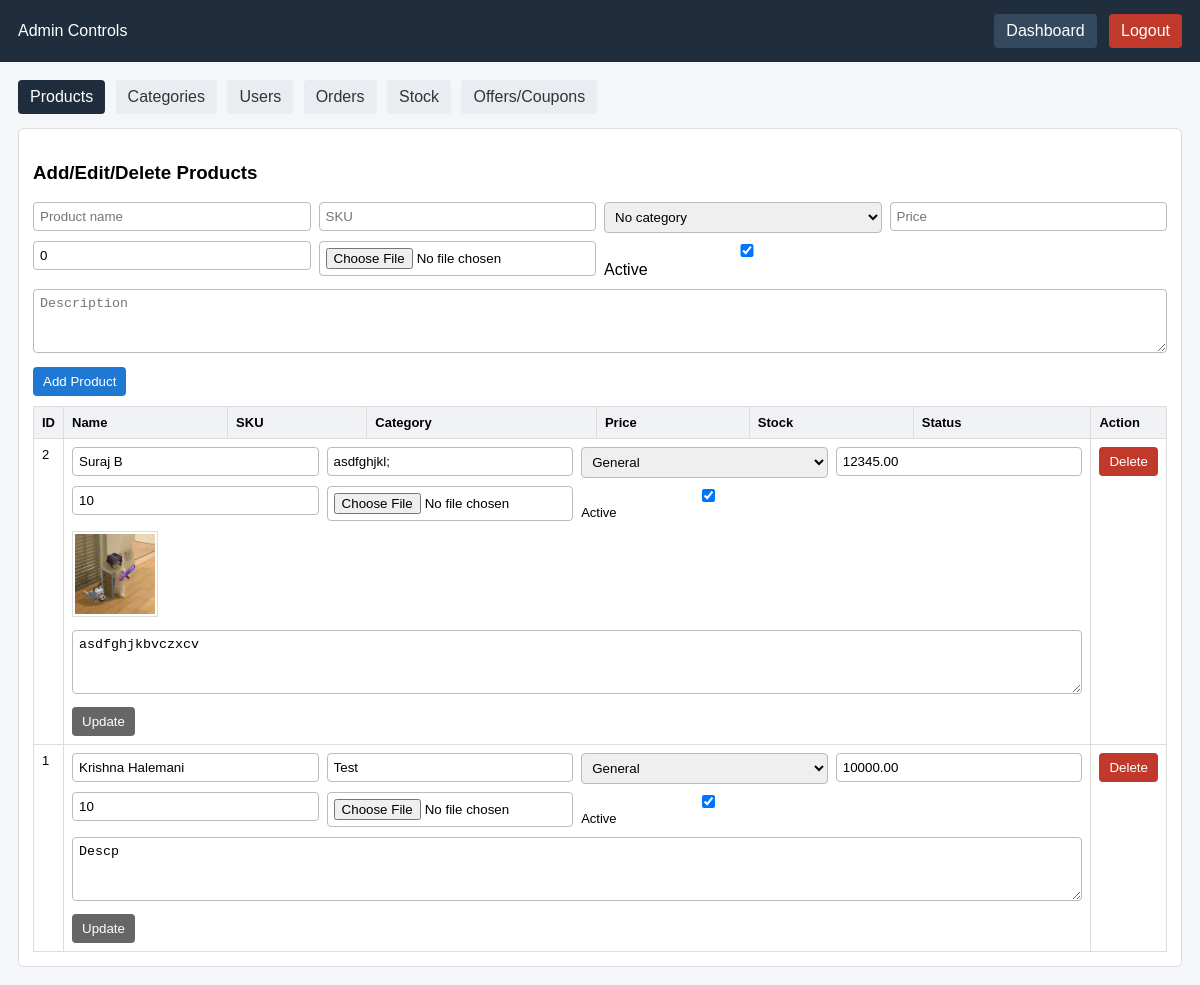
The page /admin/controls.php (signed in) on the database its author committed.
### tables this page shows
CREATE TABLE `products` (
  `id` int(10) UNSIGNED NOT NULL,
  `category_id` int(10) UNSIGNED DEFAULT NULL,
  `name` varchar(180) NOT NULL,
  `sku` varchar(80) NOT NULL,
  `image_path` varchar(255) DEFAULT '',
  `description` text DEFAULT NULL,
  `price` decimal(10,2) NOT NULL DEFAULT 0.00,
  `stock_qty` int(11) NOT NULL DEFAULT 0,
  `is_active` tinyint(1) NOT NULL DEFAULT 1,
  `created_at` timestamp NOT NULL DEFAULT current_timestamp(),
  `updated_at` timestamp NOT NULL DEFAULT current_timestamp() ON UPDATE current_timestamp()
);

CREATE TABLE `categories` (
  `id` int(10) UNSIGNED NOT NULL,
  `name` varchar(120) NOT NULL,
  `slug` varchar(140) NOT NULL,
  `is_active` tinyint(1) NOT NULL DEFAULT 1,
  `created_at` timestamp NOT NULL DEFAULT current_timestamp()
);

### admin/common.php (called while the page is built, shortened)
<?php
function admin_h(string $value): string
{
    return htmlspecialchars($value, ENT_QUOTES, 'UTF-8');
}

### admin/controls.php (the view, shortened to what this page needs)
<?php
require_once __DIR__ . '/common.php';
$db = get_db_connection();
$section = (string) ($_GET['section'] ?? 'products');
$categories = $db->query('SELECT id, name, slug, is_active, created_at FROM categories ORDER BY id DESC');
$products = $db->query(
    'SELECT p.id, p.name, p.sku, p.image_path, p.price, p.stock_qty, p.is_active, p.description, p.created_at, p.category_id, c.name AS category_name
     FROM products p
     LEFT JOIN categories c ON c.id = p.category_id
     ORDER BY p.id DESC'
);
?>
<!doctype html>
<html lang="en">
<head>
</head>
<body>
  <div class="topbar">
    <div>Admin Controls</div>
    <div>
      <a class="alt" href="dashboard.php">Dashboard</a>
      <a href="logout.php">Logout</a>
    </div>
  </div>
  <div class="wrap">
    <div class="tabs">
      <a class="<?php echo $section === 'products' ? 'active' : ''; ?>" href="controls.php?section=products">Products</a>
      <a class="<?php echo $section === 'categories' ? 'active' : ''; ?>" href="controls.php?section=categories">Categories</a>
      <a class="<?php echo $section === 'users' ? 'active' : ''; ?>" href="controls.php?section=users">Users</a>
      <a class="<?php echo $section === 'orders' ? 'active' : ''; ?>" href="controls.php?section=orders">Orders</a>
      <a class="<?php echo $section === 'stock' ? 'active' : ''; ?>" href="controls.php?section=stock">Stock</a>
      <a class="<?php echo $section === 'coupons' ? 'active' : ''; ?>" href="controls.php?section=coupons">Offers/Coupons</a>
    </div>
    <?php if ($section === 'products'): ?>
      <div class="panel">
        <h3>Add/Edit/Delete Products</h3>
        <form method="post" action="controls.php?section=products" enctype="multipart/form-data">
          <div class="grid-4">
            <div><input type="text" name="name" placeholder="Product name" required></div>
            <div><input type="text" name="sku" placeholder="SKU" required></div>
            <div>
              <select name="category_id">
                <option value="0">No category</option>
                <?php if ($categories): while ($c = $categories->fetch_assoc()): ?>
                <?php endwhile; $categories->data_seek(0); endif; ?>
              </select>
            </div>
            <div><input type="number" step="0.01" name="price" placeholder="Price" required></div>
            <div><input type="number" name="stock_qty" placeholder="Stock" value="0" required></div>
            <div><input type="file" name="image_file" accept=".jpg,.jpeg,.png,.gif,.webp"></div>
            <div><label><input type="checkbox" name="is_active" checked> Active</label></div>
          </div>
          <div class="mt"><textarea name="description" placeholder="Description"></textarea></div>
          <div class="mt"><button class="btn btn-primary" type="submit">Add Product</button></div>
        </form>
        <table>
          <thead><tr><th>ID</th><th>Name</th><th>SKU</th><th>Category</th><th>Price</th><th>Stock</th><th>Status</th><th>Action</th></tr></thead>
          <tbody>
            <?php if (!$products || $products->num_rows === 0): ?>
              <tr><td colspan="8">No products found.</td></tr>
            <?php else: while ($row = $products->fetch_assoc()): ?>
              <tr>
                <td><?php echo (int) $row['id']; ?></td>
                <td colspan="6">
                  <form method="post" action="controls.php?section=products" enctype="multipart/form-data">
                    <div class="grid-4">
                      <div><input type="text" name="name" value="<?php echo admin_h((string) $row['name']); ?>" required></div>
                      <div><input type="text" name="sku" value="<?php echo admin_h((string) $row['sku']); ?>" required></div>
                      <div>
                        <select name="category_id">
                          <?php if ($categories): $categories->data_seek(0); while ($c = $categories->fetch_assoc()): ?>
                            <option value="<?php echo (int) $c['id']; ?>" <?php echo (int) $row['category_id'] === (int) $c['id'] ? 'selected' : ''; ?>>
                              <?php echo admin_h((string) $c['name']); ?>
                            </option>
                          <?php endwhile; endif; ?>
                        </select>
                      </div>
                      <div><input type="number" step="0.01" name="price" value="<?php echo admin_h((string) $row['price']); ?>" required></div>
                      <div><input type="number" name="stock_qty" value="<?php echo (int) $row['stock_qty']; ?>" required></div>
                      <div><input type="file" name="image_file" accept=".jpg,.jpeg,.png,.gif,.webp"></div>
                      <div><label><input type="checkbox" name="is_active" <?php echo (int) $row['is_active'] === 1 ? 'checked' : ''; ?>> Active</label></div>
                    </div>
                    <?php if ((string) $row['image_path'] !== ''): ?>
                      <div class="mt">
                        <img src="../<?php echo admin_h((string) $row['image_path']); ?>" alt="product" style="max-height:80px;border:1px solid #ddd;padding:2px;">
                      </div>
                    <?php endif; ?>
                    <div class="mt"><textarea name="description"><?php echo admin_h((string) $row['description']); ?></textarea></div>
                    <div class="mt"><button class="btn btn-muted" type="submit">Update</button></div>
                  </form>
                </td>
                <td>
                  <form class="inline" method="post" action="controls.php?section=products">
                    <button class="btn btn-danger" type="submit">Delete</button>
                  </form>
                </td>
              </tr>
            <?php endwhile; endif; ?>
          </tbody>
        </table>
      </div>
    <?php endif; ?>
  </div>
</body>
</html>

### admin/controls.php (style rules this page uses)
body { font-family: Arial, sans-serif; background: #f4f6f9; margin: 0; }
.topbar { background: #1f2d3d; color: #fff; padding: 14px 18px; display: flex; justify-content: space-between; align-items: center; }
.topbar a { color: #fff; text-decoration: none; margin-left: 8px; background: #c0392b; padding: 8px 12px; border-radius: 4px; display: inline-block; }
.topbar .alt { background: #34495e; }
.wrap { padding: 18px; }
.tabs a { text-decoration: none; color: #333; background: #e9edf1; padding: 8px 12px; margin-right: 6px; border-radius: 4px; display: inline-block; }
.tabs a.active { background: #1f2d3d; color: #fff; }
.panel { margin-top: 14px; background: #fff; border: 1px solid #ddd; border-radius: 6px; padding: 14px; }
table { width: 100%; border-collapse: collapse; font-size: 13px; margin-top: 10px; }
th, td { border: 1px solid #ddd; padding: 8px; text-align: left; vertical-align: top; }
th { background: #f0f2f5; }
input, select, textarea { width: 100%; padding: 6px; box-sizing: border-box; border: 1px solid #bbb; border-radius: 4px; }
textarea { min-height: 64px; }
form.inline { display: inline; }
.btn { border: 0; border-radius: 4px; padding: 7px 10px; cursor: pointer; }
.btn-primary { background: #1f78d1; color: #fff; }
.btn-danger { background: #c0392b; color: #fff; }
.btn-muted { background: #666; color: #fff; }
.grid-4 { display: grid; grid-template-columns: repeat(4, minmax(0, 1fr)); gap: 8px; }
.mt { margin-top: 10px; }

### rows shown on the page
products: id "2", name "Suraj B", sku "asdfghjkl;", category_id "General", price "12345.00", stock_qty "10", is_active "☑", image_path (picture), description "asdfghjkbvczxcv"
products: id "1", name "Krishna Halemani", sku "Test", category_id "General", price "10000.00", stock_qty "10", is_active "☑", description "Descp"
